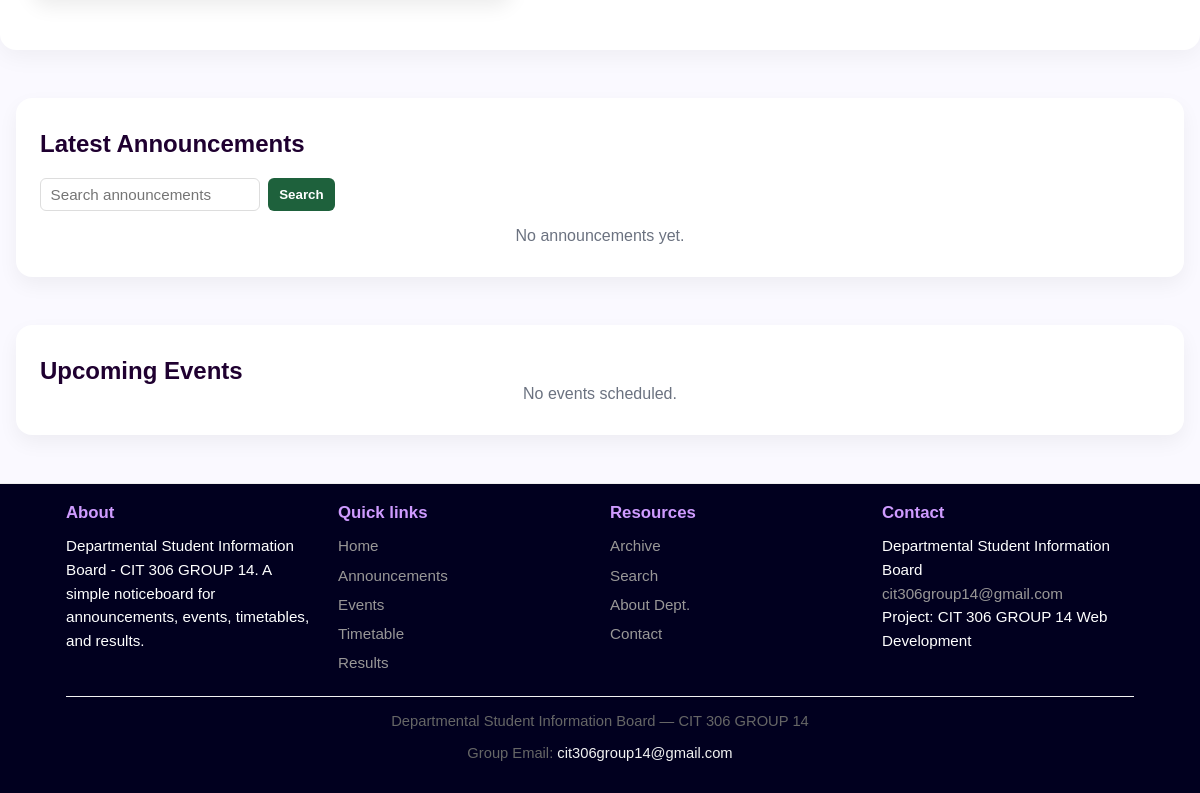
/ (lower part), run on an earlier commit of the app's database.
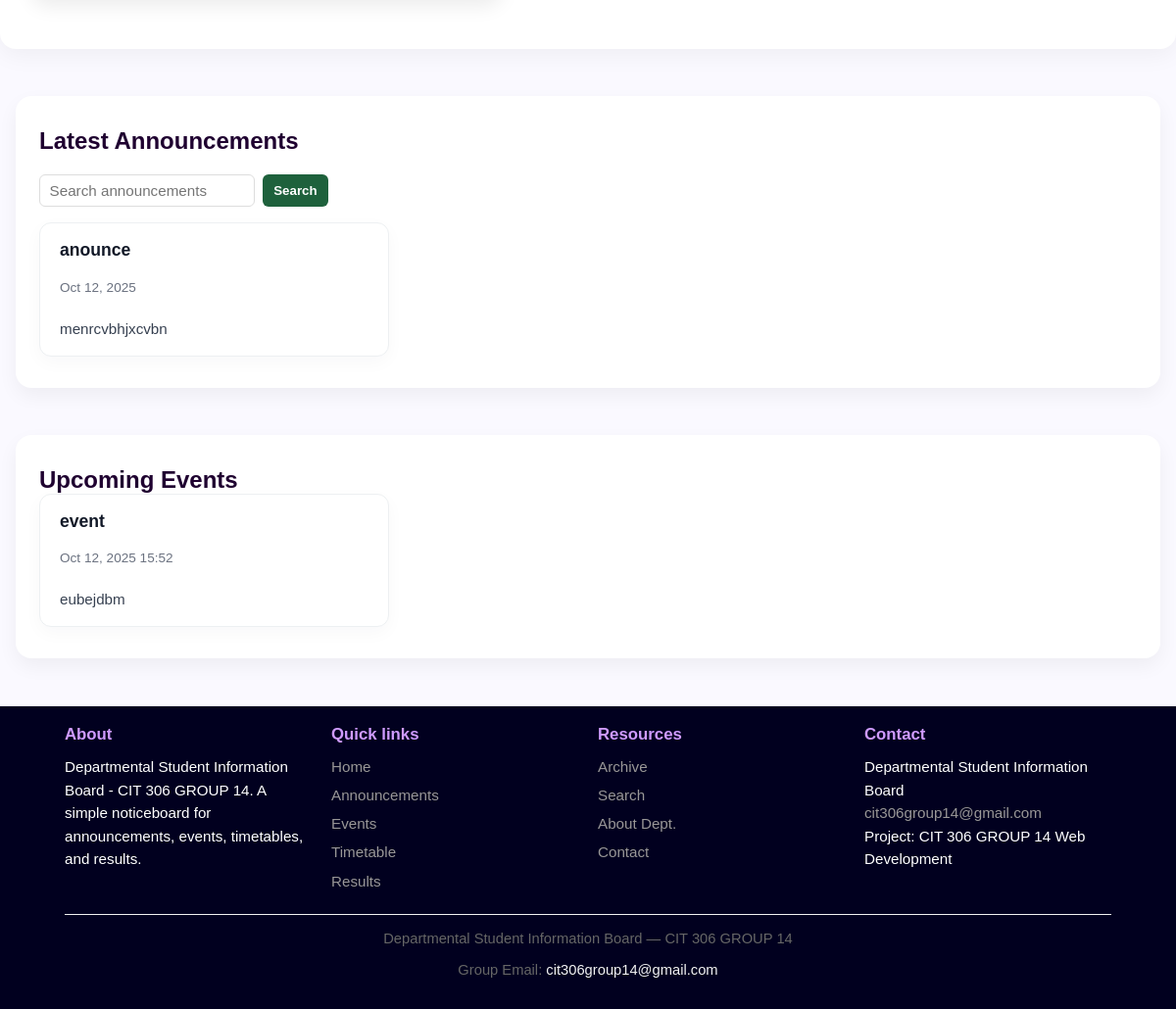
And on a later commit of the database.
### board/models.py (models this page shows, shortened)
class Announcement(models.Model):
    title = models.CharField(max_length=255)
    body = models.TextField()
    author = models.ForeignKey(User, on_delete=models.SET_NULL, null=True, blank=True)
    publish_date = models.DateTimeField(auto_now_add=True)
    expiry_date = models.DateTimeField(null=True, blank=True)
    status = models.CharField(max_length=20, choices=STATUS_CHOICES, default='draft')
    is_pinned = models.BooleanField(default=False)
    class Meta:
        ordering = ['-is_pinned', '-publish_date']

class Event(models.Model):
    title = models.CharField(max_length=255)
    description = models.TextField()
    start_datetime = models.DateTimeField()
    end_datetime = models.DateTimeField(null=True, blank=True)
    venue = models.CharField(max_length=255, blank=True)
    organizer_contact = models.CharField(max_length=255, blank=True)
    created_by = models.ForeignKey(User, on_delete=models.SET_NULL, null=True, blank=True)

### core/views.py (the view)
# urls.py: 2. Add a URL to urlpatterns:  path('', views.home, name='home')
def home(request):
    from board.models import Announcement, Event
    announcements = Announcement.objects.filter(status='published').order_by('-publish_date')[:5]
    events = Event.objects.order_by('start_datetime')[:5]
    return render(request, 'core/home.html', {'announcements': announcements, 'events': events})

### core/templates/core/home.html (shortened to what this page needs)
{% extends 'core/base.html' %}
{% load static %}
{% block head %}
<link rel="stylesheet" href="{% static 'css/style.css' %}">
{% endblock %}
{% block content %}
<section class="hero-section">
</section>
<section class="cards">
  <div class="card">
    <div class="announcements-header">
      <h3 class="announcements-title">Latest Announcements</h3>
    </div>
    <form method="get" class="search-inline">
      <input name="q" placeholder="Search announcements" value="{{ request.GET.q }}">
      <button type="submit">Search</button>
    </form>
    <ul class="announcements-grid">
      {% for a in announcements %}
      <li class="announcement-card">
        <a href="{% url 'board:announcement_detail' a.pk %}" class="announcement-link">
          <h4 class="announcement-title">{{ a.title }}</h4>
        </a>
        <div class="announcement-meta">
          <span>{{ a.publish_date|date:'M d, Y' }}</span>
        </div>
        <p class="announcement-excerpt">{{ a.body|truncatechars:180 }}</p>
      </li>
      {% empty %}
      <li class="no-announcements">No announcements yet.</li>
      {% endfor %}
    </ul>
  </div>
  <div class="card">
    <h3 class="announcements-title">Upcoming Events</h3>
    <ul class="announcements-grid">
      {% for e in events %}
      <li class="announcement-card">
        <a href="{% url 'board:event_detail' e.pk %}" class="announcement-link">
          <h4 class="announcement-title">{{ e.title }}</h4>
        </a>
        <div class="announcement-meta">
          <span>{{ e.start_datetime|date:'M d, Y H:i' }}</span>
        </div>
        <p class="announcement-excerpt">{{ e.description|truncatechars:150 }}</p>
      </li>
      {% empty %}
      <li class="no-announcements">No events scheduled.</li>
      {% endfor %}
    </ul>
  </div>
</section>
{% endblock %}

What changed in the data, as far as the page shows it:
added Announcement: title "anounce", publish_date "Oct 12, 2025", body "menrcvbhjxcvbn"
added Event: title "event", start_datetime "Oct 12, 2025 15:52", description "eubejdbm"
Also different on the page:
text no longer shown: "No announcements yet. No events scheduled."
